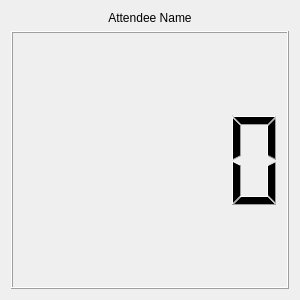
<?xml version="1.0" encoding="UTF-8"?>
<ui version="4.0">
 <class>form_attendee</class>
 <widget class="QWidget" name="form_attendee">
  <property name="windowModality">
   <enum>Qt::NonModal</enum>
  </property>
  <property name="geometry">
   <rect>
    <x>0</x>
    <y>0</y>
    <width>300</width>
    <height>300</height>
   </rect>
  </property>
  <property name="windowTitle">
   <string>Form</string>
  </property>
  <property name="windowOpacity">
   <double>0.950000000000000</double>
  </property>
  <property name="autoFillBackground">
   <bool>false</bool>
  </property>
  <property name="styleSheet">
   <string notr="true"/>
  </property>
  <layout class="QGridLayout" name="gridLayout">
   <item row="0" column="0">
    <layout class="QGridLayout" name="glayout_main">
     <item row="0" column="0">
      <layout class="QGridLayout" name="gridLayout_3">
       <item row="0" column="0">
        <widget class="QLabel" name="lbl_attendeeName">
         <property name="sizePolicy">
          <sizepolicy hsizetype="Preferred" vsizetype="Fixed">
           <horstretch>0</horstretch>
           <verstretch>0</verstretch>
          </sizepolicy>
         </property>
         <property name="text">
          <string>Attendee Name</string>
         </property>
         <property name="alignment">
          <set>Qt::AlignCenter</set>
         </property>
        </widget>
       </item>
       <item row="1" column="0">
        <layout class="QGridLayout" name="gridLayout_4">
         <item row="0" column="0">
          <widget class="QLCDNumber" name="lcdNumber"/>
         </item>
        </layout>
       </item>
      </layout>
     </item>
    </layout>
   </item>
  </layout>
 </widget>
 <resources/>
 <connections/>
</ui>
